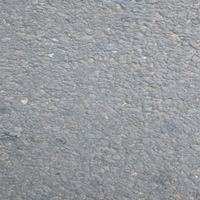
#> input picture data/test/jalan_tidak_rusak/160.jpg, 200 x 200 px; its folder holds only this picture in this run
$ python train_manual.py
#> lines starting #> are read from the running program, lines starting #| are printed output that depends on the picture
### src/manual_features.py
import cv2
import numpy as np

def preprocess_image(image_bgr, target_size=(64, 64), apply_denoise=True, denoise_method='gaussian'):
    """
    Preprocess image dengan resize dan noise reduction

    Args:
        image_bgr:  Input image dalam format BGR (numpy array)
        target_size: Target size untuk resize (width, height)
        apply_denoise:  Apakah apply denoising atau tidak
        denoise_method:  Metode denoising ('gaussian', 'bilateral', 'nlm')

    Returns:
        Grayscale image yang sudah dipreprocess (numpy array)
    """
    # Resize image
    resized_image = cv2.resize(image_bgr, target_size, interpolation=cv2.INTER_AREA)

    # Convert to grayscale
    grayscale_image = cv2.cvtColor(resized_image, cv2.COLOR_BGR2GRAY)

    # Apply noise reduction (optional)
    if apply_denoise:
        if denoise_method == 'gaussian':
            # Gaussian Blur - Fast, mild denoising
            denoised_image = cv2.GaussianBlur(grayscale_image, (3, 3), 0)

        elif denoise_method == 'bilateral':
            # Bilateral Filter - Slower, better edge preservation
            denoised_image = cv2.bilateralFilter(grayscale_image, d=5, sigmaColor=50, sigmaSpace=50)

        elif denoise_method == 'nlm':
            # Non-local Means Denoising - Best quality, slowest
            denoised_image = cv2.fastNlMeansDenoising(grayscale_image, h=10)

        else:
            raise ValueError(f"Unknown denoise method: {denoise_method}")

        return denoised_image

    return grayscale_image


def lbp_manual(grayscale_image, radius=1, num_points=8):
    """
    LBP (Local Binary Pattern) circular neighborhood - manual implementation

    Args:
        grayscale_image:  Input grayscale image (numpy array 2D)
        radius: Radius dari circular neighborhood (default:  1)
        num_points:  Jumlah sampling points di sekitar pixel (default: 8)

    Returns:
        lbp_result: LBP image (numpy array 2D, dtype=uint8)
    """
    image_height, image_width = grayscale_image.shape
    lbp_result = np.zeros((image_height, image_width), dtype=np.uint8)

    # Generate sampling angles (circular neighborhood)
    # Sudut dari 0 hingga 2π, dibagi merata sebanyak num_points
    angles = np.linspace(0, 2 * np.pi, num_points, endpoint=False)

    # Calculate offset coordinates untuk setiap sampling point
    # Gunakan trigonometri:  x = r*cos(θ), y = r*sin(θ)
    coordinate_offsets = [
        (int(radius * np.cos(angle)), int(radius * np.sin(angle)))
        for angle in angles
    ]

    # Process setiap pixel (skip border karena tidak punya neighbor lengkap)
    for row_idx in range(radius, image_height - radius):
        for col_idx in range(radius, image_width - radius):

            # Pixel pusat yang akan dibandingkan dengan neighbors
            center_pixel_value = grayscale_image[row_idx, col_idx]
            binary_code = 0

            # Compare dengan setiap neighbor
            for bit_position, (delta_row, delta_col) in enumerate(coordinate_offsets):
                # Koordinat neighbor pixel
                neighbor_row = row_idx + delta_row
                neighbor_col = col_idx + delta_col

                # Border handling:  jika keluar dari image boundary
                if 0 <= neighbor_row < image_height and 0 <= neighbor_col < image_width:
                    neighbor_pixel_value = grayscale_image[neighbor_row, neighbor_col]
                else:
                    # Gunakan nilai center sebagai fallback
                    neighbor_pixel_value = center_pixel_value

                # Build binary code:
                # Jika neighbor >= center, set bit ke 1 pada posisi tertentu
                # Gunakan bitwise OR dan left shift
                binary_code |= (neighbor_pixel_value >= center_pixel_value) << bit_position

            # Simpan LBP code untuk pixel ini
            lbp_result[row_idx, col_idx] = binary_code

    return lbp_result


def glcm_manual(lbp_image, distance=1, angle=0, gray_levels=256):
    """
    GLCM (Gray-Level Co-occurrence Matrix) - manual computation

    Args:
        lbp_image: Input image (biasanya hasil dari LBP)
        distance: Jarak antar pixel yang dipasangkan
        angle: Sudut direction (0, 45, 90, 135, 180, 225, 270, 315)
        gray_levels: Jumlah gray level (default: 256)

    Returns:
        cooccurrence_matrix:  GLCM matrix (numpy array 2D, normalized)
    """
    image_height, image_width = lbp_image.shape
    cooccurrence_matrix = np. zeros((gray_levels, gray_levels), dtype=np.float32)

    # Tentukan direction offset berdasarkan angle
    if angle == 0:  # Horizontal (kanan)
        row_offset, col_offset = 0, distance
    elif angle == 90:  # Vertical (bawah)
        row_offset, col_offset = distance, 0
    elif angle == 45:  # Diagonal (kanan-bawah)
        row_offset, col_offset = distance, distance
    elif angle == 135:  # Diagonal (kiri-bawah)
        row_offset, col_offset = distance, -distance
    else:
        # Untuk angle lain, hitung dengan trigonometri
        angle_rad = np.deg2rad(angle)
        row_offset = int(distance * np.sin(angle_rad))
        col_offset = int(distance * np.cos(angle_rad))

    # Build co-occurrence matrix
    for row_idx in range(image_height):
        for col_idx in range(image_width):

            # Koordinat neighbor pixel
            neighbor_row = row_idx + row_offset
            neighbor_col = col_idx + col_offset

            # Pastikan neighbor dalam boundary
            if 0 <= neighbor_row < image_height and 0 <= neighbor_col < image_width:
                current_pixel = lbp_image[row_idx, col_idx]
                neighbor_pixel = lbp_image[neighbor_row, neighbor_col]

                # Increment count untuk pasangan (current, neighbor)
                cooccurrence_matrix[current_pixel, neighbor_pixel] += 1

    # Normalize:  jadikan probabilitas (sum = 1)
    matrix_sum = cooccurrence_matrix.sum()
    if matrix_sum > 0:
        cooccurrence_matrix /= matrix_sum

    return cooccurrence_matrix


def glcm_features(cooccurrence_matrix):
    """
    Extract Haralick features dari GLCM matrix

    Args:
        cooccurrence_matrix:  GLCM matrix (2D numpy array)

    Returns:
        features: Array berisi [contrast, correlation, energy, homogeneity]
    """
    # Create index matrices
    row_indices, col_indices = np.ogrid[
        : cooccurrence_matrix.shape[0],
        :cooccurrence_matrix.shape[1]
    ]

    # Feature 1: Contrast
    # Mengukur perbedaan intensitas antar pixel
    # Nilai tinggi = gambar kasar/bergerigi (lubang jalan)
    contrast = np.sum(cooccurrence_matrix * (row_indices - col_indices) ** 2)

    # Feature 2: Homogeneity (Inverse Difference Moment)
    # Mengukur keseragaman tekstur
    # Nilai tinggi = tekstur seragam (jalan mulus)
    homogeneity = np.sum(cooccurrence_matrix / (1 + (row_indices - col_indices) ** 2))

    # Feature 3: Energy (Angular Second Moment)
    # Mengukur keseragaman distribusi GLCM
    # Nilai tinggi = pola repetitif
    energy = np.sqrt(np.sum(cooccurrence_matrix ** 2))

    # Feature 4: Correlation
    # Mengukur ketergantungan linear antar pixel
    mean_row = np.sum(row_indices * cooccurrence_matrix. sum(axis=1))
    mean_col = np. sum(col_indices * cooccurrence_matrix.sum(axis=0))

    std_row = np.sqrt(np.sum(((row_indices - mean_row) ** 2) * cooccurrence_matrix.sum(axis=1)))
    std_col = np.sqrt(np.sum(((col_indices - mean_col) ** 2) * cooccurrence_matrix.sum(axis=0)))

    # Prevent division by zero
    if std_row * std_col > 0:
        correlation = np.sum(
            cooccurrence_matrix * (row_indices - mean_row) * (col_indices - mean_col)
        ) / (std_row * std_col)
    else:
        correlation = 0.0

    return np.array([contrast, correlation, energy, homogeneity], dtype=np.float32)


def knn_manual(training_features, training_labels, test_sample, k=3):
    """
    K-Nearest Neighbors classifier - pure NumPy implementation

    Args:
        training_features: Training feature matrix (n_samples, n_features)
        training_labels: Training labels array (n_samples,)
        test_sample: Single test sample (n_features,)
        k: Number of nearest neighbors

    Returns:
        prediction:  Predicted class label
        nearest_distances: Distances to k nearest neighbors
    """
    # Calculate Euclidean distance dari test_sample ke semua training samples
    # Distance = sqrt(sum((x_train - x_test)^2))
    squared_differences = (training_features - test_sample) ** 2
    distances = np.sqrt(squared_differences. sum(axis=1))

    # Find k nearest neighbors (smallest distances)
    # argpartition lebih efisien dari argsort untuk partial sorting
    nearest_indices = np.argpartition(distances, k)[:k]
    nearest_distances = distances[nearest_indices]

    # Get labels dari k nearest neighbors
    nearest_labels = training_labels[nearest_indices]

    # Majority voting:  label dengan count terbanyak
    unique_labels, label_counts = np.unique(nearest_labels, return_counts=True)
    prediction = unique_labels[np.argmax(label_counts)]

    return prediction, nearest_distances


def extract_features_manual(image_bgr, apply_denoise=True, denoise_method='gaussian'):
    """
    Extract LBP + GLCM features dari gambar dengan preprocessing

    Pipeline:
    1. Preprocess (resize + noise reduction)
    2. LBP extraction
    3. GLCM computation dari LBP image
    4. Haralick features extraction
    5. First-order statistics (mean, std)

    Args:
        image_bgr: Input image dalam BGR format (numpy array)
        apply_denoise: Enable/disable noise reduction
        denoise_method: Metode denoising ('gaussian', 'bilateral', 'nlm')

    Returns:
        feature_vector: 1D array berisi semua features
    """
    # Step 1: Preprocess dengan noise reduction
    grayscale_image = preprocess_image(
        image_bgr,
        target_size=(64, 64),
        apply_denoise=apply_denoise,
        denoise_method=denoise_method
    )

    # Step 2: Extract LBP features
    lbp_image = lbp_manual(grayscale_image, radius=1, num_points=8)

    # Step 3: Compute GLCM dari LBP image
    cooccurrence_matrix = glcm_manual(lbp_image, distance=1, angle=0, gray_levels=256)

    # Step 4: Extract Haralick features dari GLCM
    haralick_features = glcm_features(cooccurrence_matrix)

    # Step 5: Extract first-order statistics
    mean_intensity = grayscale_image.mean()
    std_intensity = grayscale_image.std()

    # Combine all features into single vector
    feature_vector = np.append(haralick_features, [mean_intensity, std_intensity])

    return feature_vector

### src/train_manual.py
import os
import glob
import numpy as np
import cv2
from sklearn.metrics import accuracy_score, confusion_matrix, classification_report
from sklearn.preprocessing import StandardScaler
import joblib
from manual_features import extract_features_manual, knn_manual

# Class mapping
CLASS_LABELS = {
    "jalan_tidak_rusak": 0,
    "jalan_lubang": 1,
    "jalan_retak": 2,
}

CLASS_NAMES = ["Jalan Tidak Rusak", "Jalan Lubang", "Jalan Retak"]


def load_dataset_manual(dataset_dir, apply_denoise=True, denoise_method='gaussian', verbose=True):
    """
    Load dataset dan extract features secara manual

    Args:
        dataset_dir: Path ke folder dataset (train/test/validation)
        apply_denoise:  Enable noise reduction
        denoise_method:  Metode denoising ('gaussian', 'bilateral', 'nlm')
        verbose: Print progress information

    Returns:
        features_array: numpy array (n_samples, n_features)
        labels_array: numpy array (n_samples,)
        file_paths: list of image paths
    """
    features_list = []
    labels_list = []
    file_paths_list = []

    if verbose:
        print(f"📂 Loading dataset from:  {dataset_dir}")
        print(f"   Noise reduction: {'Enabled' if apply_denoise else 'Disabled'}")
        if apply_denoise:
            print(f"   Denoise method: {denoise_method}")
        print()

    for class_name, label in CLASS_LABELS.items():
        class_dir = os. path.join(dataset_dir, class_name)

        if not os.path.isdir(class_dir):
            if verbose:
                print(f"   ⚠️  Warning: Directory not found: {class_dir}")
            continue

        # Get all image files
        image_patterns = ["*.jpg", "*.jpeg", "*.png", "*.bmp"]
        image_paths = []
        for pattern in image_patterns:
            image_paths.extend(glob. glob(os.path.join(class_dir, pattern)))

        if verbose:
            print(f"   Loading {len(image_paths):3d} images from '{class_name}'...")

        success_count = 0
        for img_path in image_paths:
            try:
                # Read image
                img_bgr = cv2.imread(img_path)

                if img_bgr is None:
                    if verbose:
                        print(f"      ⚠️  Failed to read:  {os.path.basename(img_path)}")
                    continue

                # Extract features
                features = extract_features_manual(
                    img_bgr,
                    apply_denoise=apply_denoise,
                    denoise_method=denoise_method
                )

                features_list.append(features)
                labels_list.append(label)
                file_paths_list.append(img_path)
                success_count += 1

            except Exception as e:
                if verbose:
                    print(f"      ❌ Error processing {os.path.basename(img_path)}: {e}")

        if verbose:
            print(f"      ✅ Successfully loaded:  {success_count}/{len(image_paths)}")

    features_array = np.array(features_list, dtype=np.float32)
    labels_array = np.array(labels_list, dtype=np.int32)

    if verbose:
        print(f"\n   Total samples loaded: {len(features_array)}")
        print(f"   Feature dimensions: {features_array.shape[1]}")
        print()

    return features_array, labels_array, file_paths_list


def train_manual_knn(X_train, y_train, k=3):
    """
    Train manual KNN (store training data dengan normalization)

    Args:
        X_train: Training features (n_samples, n_features)
        y_train: Training labels (n_samples,)
        k: Number of neighbors

    Returns:
        model_data: Dictionary containing training data and parameters
    """
    # Normalize features menggunakan StandardScaler
    scaler = StandardScaler()
    X_train_scaled = scaler.fit_transform(X_train)

    # Manual KNN tidak perlu explicit training
    # Simpan training data untuk prediksi nanti
    model_data = {
        'X_train': X_train_scaled,
        'y_train':  y_train,
        'k': k,
        'scaler': scaler,
        'feature_dim': X_train. shape[1],
        'num_classes': len(np.unique(y_train))
    }

    return model_data


def evaluate_manual_knn(model_data, X_test, y_test, verbose=True):
    """
    Evaluate manual KNN implementation dengan detailed metrics

    Args:
        model_data: Dictionary dengan training data dan scaler
        X_test: Test features (n_samples, n_features)
        y_test: True labels (n_samples,)
        verbose: Print progress information

    Returns:
        predictions: Predicted labels
        accuracy: Accuracy score
        conf_matrix: Confusion matrix
        class_report: Classification report
    """
    # Extract data from model
    X_train = model_data['X_train']
    y_train = model_data['y_train']
    k = model_data['k']
    scaler = model_data['scaler']

    # Scale test data
    X_test_scaled = scaler.transform(X_test)

    # Predict each test sample
    predictions = []

    if verbose:
        print(f"🔮 Predicting {len(X_test)} samples with k={k}...")

    for i, x_test in enumerate(X_test_scaled):
        if verbose and (i + 1) % 10 == 0:
            print(f"   Progress: {i+1}/{len(X_test)} ({(i+1)/len(X_test)*100:.1f}%)")

        prediction, distances = knn_manual(X_train, y_train, x_test, k=k)
        predictions.append(prediction)

    predictions = np.array(predictions)

    # Calculate metrics
    accuracy = accuracy_score(y_test, predictions)
    conf_matrix = confusion_matrix(y_test, predictions, labels=[0, 1, 2])
    class_report = classification_report(
        y_test,
        predictions,
        target_names=CLASS_NAMES,
        digits=4
    )

    if verbose:
        print(f"   ✅ Prediction completed!")
        print()

    return predictions, accuracy, conf_matrix, class_report


def print_detailed_results(accuracy, conf_matrix, class_report):
    """Print hasil evaluasi dengan format yang rapi"""
    print("=" * 70)
    print("📊 EVALUATION RESULTS")
    print("=" * 70)
    print()

    # Accuracy
    print(f"🎯 Overall Accuracy: {accuracy:.4f} ({accuracy*100:.2f}%)")
    print()

    # Confusion Matrix
    print("📈 Confusion Matrix:")
    print("   (Rows = True Label, Columns = Predicted Label)")
    print()
    print("                    Predicted")
    print("                 Tidak  Lubang  Retak")
    print("              +--------+-------+-------+")
    for i, class_name in enumerate(["Tidak Rusak", "Lubang     ", "Retak      "]):
        print(f"   {class_name} |  {conf_matrix[i, 0]: 4d}  | {conf_matrix[i, 1]:4d}  | {conf_matrix[i, 2]:4d}  |")
    print("              +--------+-------+-------+")
    print()

    # Classification Report
    print("📋 Classification Report:")
    print(class_report)
    print("=" * 70)


def main():
    """Main training and evaluation pipeline"""
    print("\n" + "=" * 70)
    print("🚀 TRAINING MANUAL KNN WITH IMPROVED PREPROCESSING & EVALUATION")
    print("=" * 70)
    print()

    # Configuration
    K_VALUE = 3
    APPLY_DENOISE = True
    DENOISE_METHOD = 'gaussian'  # Options: 'gaussian', 'bilateral', 'nlm'

    # Paths
    BASE_DIR = os.path.dirname(os.path.abspath(__file__))
    PROJECT_ROOT = os.path.dirname(BASE_DIR)

    train_dir = os.path.join(PROJECT_ROOT, "data", "train")
    test_dir = os.path.join(PROJECT_ROOT, "data", "test")
    models_dir = os.path.join(PROJECT_ROOT, "models")

    os.makedirs(models_dir, exist_ok=True)

    # Load datasets
    print("📂 STEP 1: LOADING DATASETS")
    print("-" * 70)
    X_train, y_train, train_paths = load_dataset_manual(
        train_dir,
        apply_denoise=APPLY_DENOISE,
        denoise_method=DENOISE_METHOD,
        verbose=True
    )
#> in load_dataset_manual, img_bgr is the input picture: shape (200, 200, 3); mean B, G, R 157, 153.6, 150.9
#> in preprocess_image, `resized_image = cv2.resize(image_bgr, target_size, interpolation=cv2.I..`:
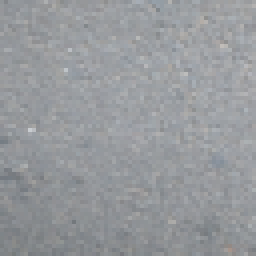
#> resized_image: shape (64, 64, 3) (shown 4 times larger); mean B, G, R 157, 153.6, 150.9
#> after the loop in lbp_manual, `for row_idx in range(radius, image_height - radius):`:
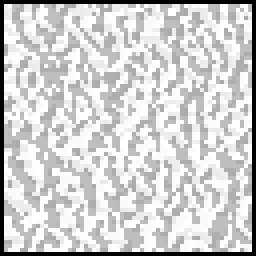
#> lbp_result: shape (64, 64) (shown 4 times larger); min 0, max 255, mean 205.8
#> in glcm_manual, `matrix_sum = cooccurrence_matrix.sum()`: matrix_sum = 4032
#> in glcm_manual, `cooccurrence_matrix /= matrix_sum`:
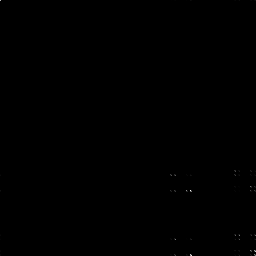
#> cooccurrence_matrix: shape (256, 256) float32; min 0, max 0.0429, mean 1.53e-05; drawn with min black and max white
#> in glcm_features, `contrast = np.sum(cooccurrence_matrix * (row_indices - col_indices) **..`: contrast = 3172
#> in glcm_features, `homogeneity = np.sum(cooccurrence_matrix / (1 + (row_indices - col_ind..`: homogeneity = 0.268
#> in glcm_features, `energy = np.sqrt(np.sum(cooccurrence_matrix ** 2))`: energy = 0.124
#> in glcm_features, `mean_row = np.sum(row_indices * cooccurrence_matrix. sum(axis=1))`: mean_row = 32640
#> in glcm_features, `mean_col = np. sum(col_indices * cooccurrence_matrix.sum(axis=0))`: mean_col = 209
#> in glcm_features, `std_row = np.sqrt(np.sum(((row_indices - mean_row) ** 2) * cooccurrenc..`: std_row = 520201.4
#> in glcm_features, `std_col = np.sqrt(np.sum(((col_indices - mean_col) ** 2) * cooccurrenc..`: std_col = 56.29
#> in glcm_features, `correlation = np.sum( cooccurrence_matrix * (row_indices - mean_row) *..`: correlation = 5.4e-05
#> in extract_features_manual, `haralick_features = glcm_features(cooccurrence_matrix)`: haralick_features = [3172, 5.4e-05, 0.124, 0.268]
#> in extract_features_manual, `mean_intensity = grayscale_image.mean()`: mean_intensity = 153.2
#> in extract_features_manual, `std_intensity = grayscale_image.std()`: std_intensity = 8.43
#> in extract_features_manual, `feature_vector = np.append(haralick_features, [mean_intensity, std_int..`: feature_vector = [3172, 5.4e-05, 0.124, 0.268, 153.2, 8.43]
#> in load_dataset_manual, `features_array = np.array(features_list, dtype=np.float32)`: features_array = [[3172, 5.4e-05, 0.124, 0.268, 153.2, 8.43]]
#|    Total samples loaded: 1
#|    Feature dimensions: 6
#> X_train = [[3172, 5.4e-05, 0.124, 0.268, 153.2, 8.43]]; y_train = [0]; train_paths = 1 item

    X_test, y_test, test_paths = load_dataset_manual(
        test_dir,
        apply_denoise=APPLY_DENOISE,
        denoise_method=DENOISE_METHOD,
        verbose=True
    )
#|    Total samples loaded: 1
#|    Feature dimensions: 6
#> X_test = [[3172, 5.4e-05, 0.124, 0.268, 153.2, 8.43]]; y_test = [0]; test_paths = 1 item

    print(f"✅ Training samples: {X_train.shape[0]} images, {X_train.shape[1]} features")
#| ✅ Training samples: 1 images, 6 features
    print(f"✅ Test samples: {X_test.shape[0]} images, {X_test.shape[1]} features")
#| ✅ Test samples: 1 images, 6 features
    print()

    # Train model
    print("🎓 STEP 2: TRAINING MODEL")
    print("-" * 70)
    print(f"Training manual KNN with k={K_VALUE}...")
    model_data = train_manual_knn(X_train, y_train, k=K_VALUE)
#> in train_manual_knn, `X_train_scaled = scaler.fit_transform(X_train)`: X_train_scaled = [[0, 0, 0, 0, 0, 0]]
#> model_data = 6 items
    print("✅ Training completed!")
    print()

    # Evaluate on test set
    print("📊 STEP 3: EVALUATING ON TEST SET")
    print("-" * 70)
    predictions, accuracy, conf_matrix, class_report = evaluate_manual_knn(
        model_data, X_test, y_test, verbose=True
    )
#> in evaluate_manual_knn, `X_train = model_data['X_train']`: X_train = [[0, 0, 0, 0, 0, 0]]
#> in evaluate_manual_knn, `y_train = model_data['y_train']`: y_train = [0]
#> in evaluate_manual_knn, `k = model_data['k']`: k = 3
#> in evaluate_manual_knn, `X_test_scaled = scaler.transform(X_test)`: X_test_scaled = [[0, 0, 0, 0, 0, 0]]
#> (printed output is left out)
#> the loop in evaluate_manual_knn, `for i, x_test in enumerate(X_test_scaled):` made 1 pass
#> (squared_differences in knn_manual, distances) on pass 1: ([[0, 0, 0, 0, 0, 0]], [0])
#> after the loop in evaluate_manual_knn, `for i, x_test in enumerate(X_test_scaled):`: predictions = []

    # Print detailed results
    print_detailed_results(accuracy, conf_matrix, class_report)
    print()

    # Save model
    print("💾 STEP 4: SAVING MODEL")
    print("-" * 70)

    model_path = os.path.join(models_dir, "manual_knn_model.joblib")
    joblib.dump(model_data, model_path)
    print(f"✅ Model saved to: {model_path}")

    # Save features for future use
    features_path = os.path.join(models_dir, "manual_train_features.npy")
    labels_path = os.path.join(models_dir, "manual_train_labels.npy")

    np.save(features_path, model_data['X_train'])
    np.save(labels_path, model_data['y_train'])

    print(f"✅ Training features saved to: {features_path}")
    print(f"✅ Training labels saved to: {labels_path}")
    print()

    print("=" * 70)
    print("✅ ALL DONE!  Model training and evaluation completed successfully!")
    print("=" * 70)
    print()

if __name__ == "__main__":
#> (the run stopped early here; a loop or call above may not have finished)
